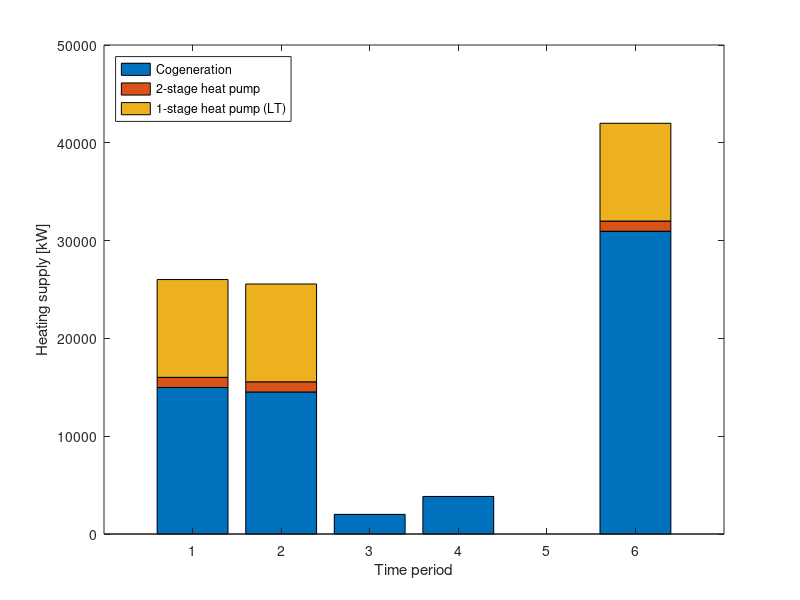

MATLAB code for this plot: (Note: this script raises an error after producing the figure.)

function part2_results()
% Generate 4 graphs
heating_supply
capex
E_supply
E_usage
end


function heating_supply()
Q = zeros(6, 3);
cogen = [14978.36	14523.06	2007.06	3840.64	0	30957.6];
twostg = [1039.78	1039.78	0	0	0	1039.78];
onestg = [10000	10000	0	0	0	10000];

for i = 1:6
    Q(i, 1) = cogen(i);
    Q(i, 2) = twostg(i);
    Q(i, 3) = onestg(i);
end

heat_plt = bar(Q, 'stacked')
xlabel('Time period')
ylabel('Heating supply [kW]')
legend('Cogeneration', '2-stage heat pump', '1-stage heat pump (LT)', 'Location', 'northwest');
figExport(12, 8, 'heat_supply')

end

function capex()
costs = [355828.0496 86690.7217 1162149.096 152598.0475];
labels = {'Cogeneration', '2-stage heat pump', '1-stage heat pump', 'PV'};
explode = [1 1 1 1];
capex_plt = pie(costs,explode,'%2.0f%%')
legend(labels, 'Location', 'southwest')

figExport(10, 10, 'capex')
end

function E_supply()
E = zeros(6, 3);
grid = [0	0	8558.09	8032.28	2244.97	0];
cogen = [14978.4	14523.1	2007.06	3840.63	0	30957.5];
PV = [277.28	235.895	1671.95	364.188	401.435	0];

for i = 1:6
    E(i, 1) = grid(i);
    E(i, 2) = cogen(i);
    E(i, 3) = PV(i);
end

E_supply = bar(E, 'stacked')
xlabel('Time period')
ylabel('Electricity supply [kW]')
legend('Grid', 'Cogeneration', 'PV', 'Location', 'northwest');
figExport(12, 8, 'E_supply')


end

function E_usage()
E = zeros(6, 4);
demand = [12237.1	12237.1	12237.1	12237.1	2626.4	12237.1];
onestg = [2069.68	2012.03	0	0	0	2242.62];
twostg = [509.828	509.828	0	0	0	510];
sell = [439.029	0	0	0	0	15968];

for i = 1:6
   E(i, 1) = demand(i);
   E(i, 2) = onestg(i);
   E(i, 3) = twostg(i);
   E(i, 4) = sell(i);
end
E
E_usage = bar(E, 'stacked')
xlabel('Time period')
ylabel('Electricity usage [kW]')
legend('Demand', '1-stage heat pump', '2-stage heat pump', 'sell', 'Location', 'northwest');
figExport(12, 8, 'E_usage')

end

function figExport(w,h,name)
fig = gcf;
fig.PaperOrientation = 'landscape';
fig.PaperSize = [w h];
fig.PaperPosition = [0 0 w h];
% fig.Renderer = 'Painters'; % for 3D plots
print(gcf, '-dpdf', [pwd '/figures/' name '.pdf']);
end